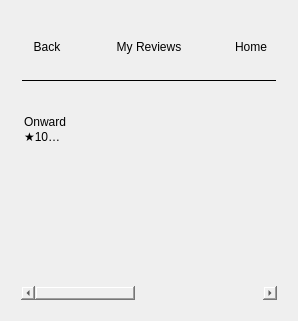
             <widget class="QWidget" name="myreviews">
              <layout class="QVBoxLayout" name="verticalLayout_32">
               <item>
                <widget class="QFrame" name="frame_67">
                 <property name="minimumSize">
                  <size>
                   <width>0</width>
                   <height>81</height>
                  </size>
                 </property>
                 <property name="styleSheet">
                  <string notr="true">background-color: rgb(255, 255, 255, 0)</string>
                 </property>
                 <property name="frameShape">
                  <enum>QFrame::StyledPanel</enum>
                 </property>
                 <property name="frameShadow">
                  <enum>QFrame::Raised</enum>
                 </property>
                 <layout class="QVBoxLayout" name="verticalLayout_31">
                  <property name="spacing">
                   <number>0</number>
                  </property>
                  <property name="leftMargin">
                   <number>9</number>
                  </property>
                  <property name="topMargin">
                   <number>9</number>
                  </property>
                  <property name="rightMargin">
                   <number>9</number>
                  </property>
                  <property name="bottomMargin">
                   <number>2</number>
                  </property>
                  <item>
                   <widget class="QFrame" name="frame_94">
                    <property name="frameShape">
                     <enum>QFrame::StyledPanel</enum>
                    </property>
                    <property name="frameShadow">
                     <enum>QFrame::Raised</enum>
                    </property>
                    <layout class="QHBoxLayout" name="horizontalLayout_48">
                     <property name="spacing">
                      <number>0</number>
                     </property>
                     <property name="leftMargin">
                      <number>0</number>
                     </property>
                     <property name="topMargin">
                      <number>0</number>
                     </property>
                     <property name="rightMargin">
                      <number>0</number>
                     </property>
                     <property name="bottomMargin">
                      <number>0</number>
                     </property>
                     <item>
                      <widget class="QPushButton" name="backbutton_myreviews">
                       <property name="minimumSize">
                        <size>
                         <width>50</width>
                         <height>50</height>
                        </size>
                       </property>
                       <property name="maximumSize">
                        <size>
                         <width>50</width>
                         <height>50</height>
                        </size>
                       </property>
                       <property name="styleSheet">
                        <string notr="true">QPushButton{
	color: rgb(0, 0, 0);
	background-color: rgba(255, 255, 255, 0);
	border-radius: 25px;
}

QPushButton::hover{
	color: rgb(0, 0, 0);
	background-color: rgb(0, 0, 0, 30);
	border-radius: 25px;
}


</string>
                       </property>
                       <property name="text">
                        <string>Back</string>
                       </property>
                      </widget>
                     </item>
                     <item>
                      <widget class="QLabel" name="label_27">
                       <property name="styleSheet">
                        <string notr="true">font: 25pt &quot;Century Gothic&quot;;
font: 63 34pt &quot;Bahnschrift SemiBold&quot;;
font: 26pt &quot;Bahnschrift SemiCondensed&quot;;</string>
                       </property>
                       <property name="text">
                        <string>My Reviews</string>
                       </property>
                       <property name="alignment">
                        <set>Qt::AlignCenter</set>
                       </property>
                      </widget>
                     </item>
                     <item>
                      <widget class="QPushButton" name="homebutton_myreviews">
                       <property name="minimumSize">
                        <size>
                         <width>50</width>
                         <height>50</height>
                        </size>
                       </property>
                       <property name="maximumSize">
                        <size>
                         <width>50</width>
                         <height>50</height>
                        </size>
                       </property>
                       <property name="styleSheet">
                        <string notr="true">QPushButton{
	color: rgb(0, 0, 0);
	background-color: rgba(255, 255, 255, 0);
	border-radius: 25px;
}

QPushButton::hover{
	color: rgb(0, 0, 0);
	background-color: rgb(0, 0, 0, 30);
	border-radius: 25px;
}


</string>
                       </property>
                       <property name="text">
                        <string>Home</string>
                       </property>
                      </widget>
                     </item>
                    </layout>
                   </widget>
                  </item>
                  <item>
                   <widget class="QFrame" name="frame_113">
                    <property name="frameShape">
                     <enum>QFrame::StyledPanel</enum>
                    </property>
                    <property name="frameShadow">
                     <enum>QFrame::Raised</enum>
                    </property>
                    <layout class="QHBoxLayout" name="horizontalLayout_52">
                     <property name="spacing">
                      <number>0</number>
                     </property>
                     <property name="leftMargin">
                      <number>0</number>
                     </property>
                     <property name="topMargin">
                      <number>0</number>
                     </property>
                     <property name="rightMargin">
                      <number>0</number>
                     </property>
                     <property name="bottomMargin">
                      <number>0</number>
                     </property>
                     <item>
                      <widget class="QFrame" name="frame_119">
                       <property name="maximumSize">
                        <size>
                         <width>16777215</width>
                         <height>1</height>
                        </size>
                       </property>
                       <property name="styleSheet">
                        <string notr="true">background-color: rgb(0, 0, 0);</string>
                       </property>
                       <property name="frameShape">
                        <enum>QFrame::StyledPanel</enum>
                       </property>
                       <property name="frameShadow">
                        <enum>QFrame::Raised</enum>
                       </property>
                      </widget>
                     </item>
                    </layout>
                   </widget>
                  </item>
                 </layout>
                </widget>
               </item>
               <item>
                <widget class="QFrame" name="frame_120">
                 <property name="styleSheet">
                  <string notr="true">background-color: rgb(255, 255, 255, 0)</string>
                 </property>
                 <property name="frameShape">
                  <enum>QFrame::StyledPanel</enum>
                 </property>
                 <property name="frameShadow">
                  <enum>QFrame::Raised</enum>
                 </property>
                 <layout class="QHBoxLayout" name="horizontalLayout_53">
                  <item>
                   <widget class="QListWidget" name="reviewslist_myreviews">
                    <property name="styleSheet">
                     <string notr="true">background-color: rgb(255, 255, 255, 0);
font: 11pt &quot;Century Gothic&quot;;
icon-size: 125px;
border: 0px;</string>
                    </property>
                    <item>
                     <property name="text">
                      <string>Onward
★10
This movie is amazing! I teared up a bit towards the ending of the movie. Didn't thought it would be that sad.</string>
                     </property>
                     <property name="icon">
                      <iconset>
                       <normaloff>C:/Users/karel/Pictures/the-truth-about-king-comes-out-in-this-weeks-episode-of-the-owl-house.jpeg</normaloff>C:/Users/karel/Pictures/the-truth-about-king-comes-out-in-this-weeks-episode-of-the-owl-house.jpeg</iconset>
                     </property>
                    </item>
                   </widget>
                  </item>
                 </layout>
                </widget>
               </item>
              </layout>
             </widget>
